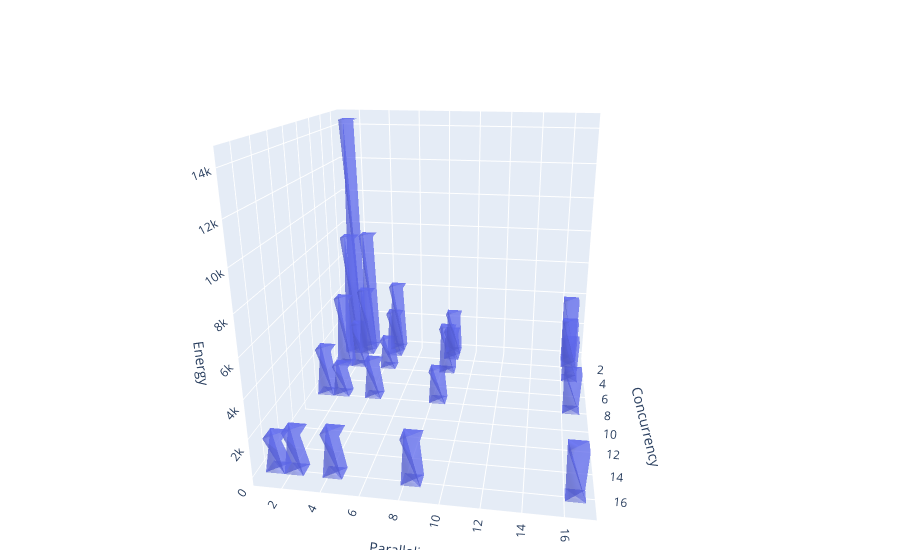

Notebook code for this chart:
### Code cell
import plotly.graph_objects as go
import pandas as pd

# Assuming 'df' is your DataFrame

x = df['concurrency']
y = df['parallelism']
z = df['energy']

# Create empty lists to store coordinates and faces
X = []
Y = []
Z = []
I = []
J = []
K = []

for i in range(len(df)):
    x0, y0, z0 = x[i], y[i], 0
    dx, dy, dz = 1, 1, z[i]  # You can adjust dx and dy for the size of the bars
    
    # Vertices
    X.extend([x0, x0+dx, x0+dx, x0, x0, x0+dx, x0+dx, x0])
    Y.extend([y0, y0, y0+dy, y0+dy, y0, y0, y0+dy, y0+dy])
    Z.extend([z0, z0, z0, z0, z0+dz, z0+dz, z0+dz, z0+dz])
    
    # Define the vertices that compose each face of the bars
    base_idx = 8*i
    I.extend([base_idx, base_idx, base_idx+1, base_idx+1, base_idx+2, base_idx+2, base_idx+3, base_idx+3, base_idx+4, base_idx+4, base_idx+5, base_idx+5])
    J.extend([base_idx+1, base_idx+3, base_idx+2, base_idx+4, base_idx+3, base_idx+5, base_idx+4, base_idx+6, base_idx+5, base_idx+7, base_idx+6, base_idx+7])
    K.extend([base_idx+3, base_idx+2, base_idx+4, base_idx+3, base_idx+5, base_idx+4, base_idx+6, base_idx+5, base_idx+7, base_idx+6, base_idx+7, base_idx+4])

fig = go.Figure(go.Mesh3d(x=X, y=Y, z=Z, i=I, j=J, k=K, opacity=0.5))

# Update the layout
fig.update_layout(
    scene=dict(
        xaxis_title='Concurrency',
        yaxis_title='Parallelism',
        zaxis_title='Energy'
    ),
    margin=dict(r=20, b=10, l=10, t=10)
)

fig.show()

### Figure 1 — Plotly figure (JSON) as saved in the notebook; plotly's stock layout.template omitted (floating-point values rounded to 4 significant figures; data arrays with more than 128 entries replaced by an {"elided": "..."} marker saying what was removed)
{"data": [{"i": {"elided": "300 int values"}, "j": {"elided": "300 int values"}, "k": {"elided": "300 int values"}, "opacity": 0.5, "type": "mesh3d", "x": {"elided": "200 int values"}, "y": {"elided": "200 int values"}, "z": {"elided": "200 float values"}}], "layout": {"autosize": true, "margin": {"b": 10, "l": 10, "r": 20, "t": 10}, "scene": {"aspectmode": "auto", "aspectratio": {"x": 1, "y": 1, "z": 1}, "camera": {"center": {"x": 0, "y": 0, "z": 0}, "eye": {"x": 2.015, "y": 0.308, "z": 0.7299}, "projection": {"type": "perspective"}, "up": {"x": 0, "y": 0, "z": 1}}, "xaxis": {"title": {"text": "Concurrency"}, "type": "linear"}, "yaxis": {"title": {"text": "Parallelism"}, "type": "linear"}, "zaxis": {"title": {"text": "Energy"}, "type": "linear"}}}}
